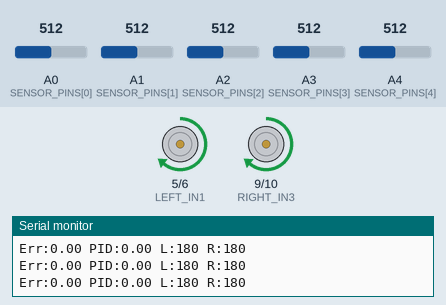
This sketch was run on a simulated Arduino Nano, built with avr-gcc and run on an emulated ATmega328P. On the bench: motor-driver pin pairs drawn as motors (green arrow = first pin HIGH = forward, orange = second pin HIGH = backward, longer = more drive, scaled by the enable pin), the last lines printed to the serial monitor. The inputs (shaded band) are chosen by the test bench; at power-on: A0 (SENSOR_PINS[0]) = 512, A1 (SENSOR_PINS[1]) = 512, A2 (SENSOR_PINS[2]) = 512, A3 (SENSOR_PINS[3]) = 512, A4 (SENSOR_PINS[4]) = 512.

Above: at 5.2 s.
5.3 s: A0 (SENSOR_PINS[0]) set to 529
At 5.9 s:
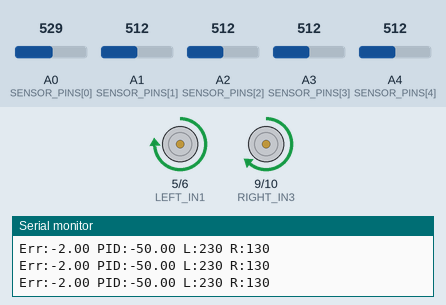
6.8 s: A1 (SENSOR_PINS[1]) set to 716
At 8.0 s:
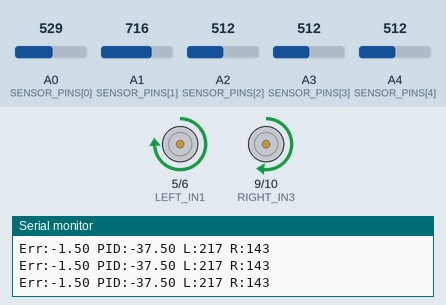
8.3 s: A2 (SENSOR_PINS[2]) set to 716
At 9.3 s:
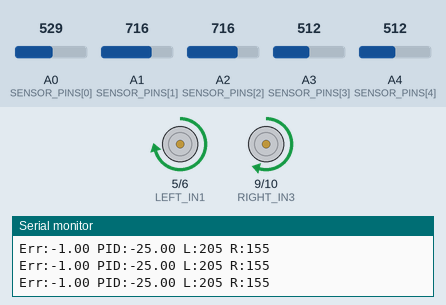
11.3 s: A3 (SENSOR_PINS[3]) set to 526
At 11.6 s:
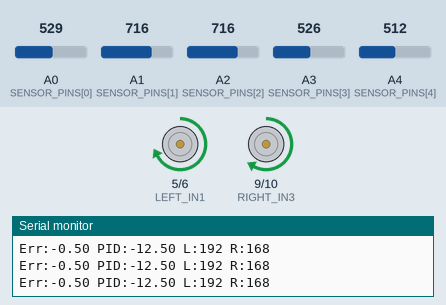
14.3 s: A3 (SENSOR_PINS[3]) set to 306
15.8 s: A4 (SENSOR_PINS[4]) set to 522
At 16.2 s:
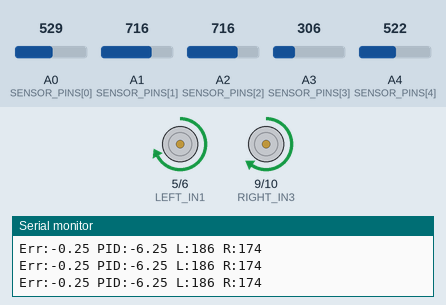
Timing chart, 0 to 18.3 s (numbered marks = the images above; inputs shaded):
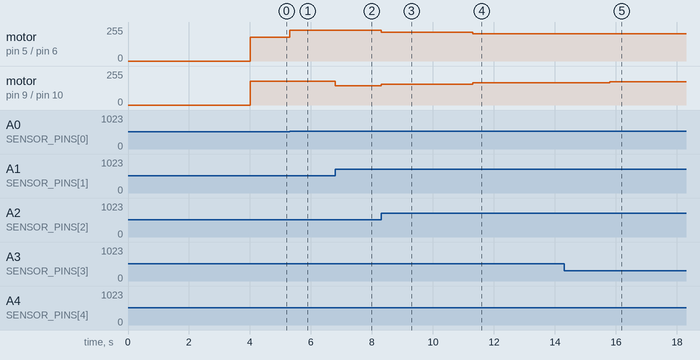

Measured:
- the behaviour switches between 512 and 513 on A0 (SENSOR_PINS[0]) (found by bisection; images 0 and 1)
- after the input at 5.3 s, motor on pin 5 (LEFT_IN1) / pin 6 (LEFT_IN2): forward 180/255 → forward 230/255 at once
- after the input at 6.8 s, motor on pin 9 (RIGHT_IN3) / pin 10 (RIGHT_IN4): forward 180/255 → forward 143/255 at once
- after the input at 8.3 s, motor on pin 5 (LEFT_IN1) / pin 6 (LEFT_IN2): forward 230/255 → forward 217/255 at once; motor on pin 9 (RIGHT_IN3) / pin 10 (RIGHT_IN4): forward 143/255 → forward 155/255 at once
- after the input at 11.3 s, motor on pin 5 (LEFT_IN1) / pin 6 (LEFT_IN2): forward 217/255 → forward 205/255 at once; motor on pin 9 (RIGHT_IN3) / pin 10 (RIGHT_IN4): forward 155/255 → forward 168/255 at once
- after the input at 15.8 s, motor on pin 9 (RIGHT_IN3) / pin 10 (RIGHT_IN4): forward 168/255 → forward 174/255 at once

The sketch:

line_follower_PID.ino
```cpp
/*
 * ============================================================
 *  LINE FOLLOWER — PID CONTROLLER
 *  Hardware: Arduino Nano + TCRT5000 x5 + L298N + 2x DC Motor
 *  Power:    3.7V Li-Ion (salvaged phone battery)
 *  Author:   Cosmin Leonardo Cozaciuc
 *  Version:  1.0 — reconstructed & documented 2025
 * ============================================================
 *
 *  SENSOR ARRAY LAYOUT (front of robot):
 *
 *   [S0] [S1] [S2] [S3] [S4]
 *    |    |    |    |    |
 *   far  mid  CTR  mid  far
 *  left left       right right
 *
 *  WIRING SUMMARY:
 *   TCRT5000 array  → Arduino Nano A0–A4
 *   L298N IN1       → D5  (Left motor direction A)
 *   L298N IN2       → D6  (Left motor direction B)
 *   L298N IN3       → D9  (Right motor direction A)
 *   L298N IN4       → D10 (Right motor direction B)
 *   L298N ENA (PWM) → D3  (Left motor speed)
 *   L298N ENB (PWM) → D11 (Right motor speed)
 *   L298N 5V out    → Arduino Nano 5V pin
 *   Battery 3.7V    → L298N 12V pin
 * ============================================================
 */

// ── PIN DEFINITIONS ─────────────────────────────────────────

const int SENSOR_PINS[5] = {A0, A1, A2, A3, A4};

const int LEFT_IN1  = 5;
const int LEFT_IN2  = 6;
const int LEFT_PWM  = 3;

const int RIGHT_IN3 = 9;
const int RIGHT_IN4 = 10;
const int RIGHT_PWM = 11;

// ── PID TUNING CONSTANTS ─────────────────────────────────────
/*
 *  Tuning procedure:
 *   1. Start with Ki=0, Kd=0, increase Kp until robot follows line
 *   2. Increase Kd until oscillation stops
 *   3. Add small Ki only if robot drifts on straight sections
 */
float Kp = 25.0;
float Ki = 0.0;
float Kd = 15.0;

// ── BASE SPEED ───────────────────────────────────────────────
const int BASE_SPEED = 180;
const int MAX_SPEED  = 255;
const int MIN_SPEED  = 0;

// ── SENSOR CALIBRATION ───────────────────────────────────────
int sensorMin[5] = {1023, 1023, 1023, 1023, 1023};
int sensorMax[5] = {0,    0,    0,    0,    0   };

// ── PID STATE VARIABLES ──────────────────────────────────────
float lastError    = 0;
float integralSum  = 0;
unsigned long lastTime = 0;

// ── SENSOR WEIGHTS ───────────────────────────────────────────
/*
 *  S0=-2, S1=-1, S2=0, S3=+1, S4=+2
 *  Center sensor (S2) = 0 (no error)
 *  Left sensors  = negative error (robot drifted right)
 *  Right sensors = positive error (robot drifted left)
 */
const float SENSOR_WEIGHTS[5] = {-2.0, -1.0, 0.0, 1.0, 2.0};

// ════════════════════════════════════════════════════════════
void setup() {
  Serial.begin(9600);

  pinMode(LEFT_IN1,  OUTPUT);
  pinMode(LEFT_IN2,  OUTPUT);
  pinMode(LEFT_PWM,  OUTPUT);
  pinMode(RIGHT_IN3, OUTPUT);
  pinMode(RIGHT_IN4, OUTPUT);
  pinMode(RIGHT_PWM, OUTPUT);

  stopMotors();

  Serial.println("=== LINE FOLLOWER BOOT ===");
  Serial.println("Calibrating — move robot over line...");

  // ── CALIBRATION PHASE (3 seconds) ───────────────────────
  unsigned long calStart = millis();
  while (millis() - calStart < 3000) {
    for (int i = 0; i < 5; i++) {
      int val = analogRead(SENSOR_PINS[i]);
      if (val < sensorMin[i]) sensorMin[i] = val;
      if (val > sensorMax[i]) sensorMax[i] = val;
    }
  }

  Serial.println("Calibration done. Starting in 1s...");
  delay(1000);
  lastTime = millis();
}

// ════════════════════════════════════════════════════════════
void loop() {
  // ── 1. READ & NORMALIZE SENSORS ─────────────────────────
  float normalized[5];
  for (int i = 0; i < 5; i++) {
    int raw = analogRead(SENSOR_PINS[i]);
    normalized[i] = (float)(raw - sensorMin[i]) /
                    (float)(sensorMax[i] - sensorMin[i] + 1);
    normalized[i] = constrain(normalized[i], 0.0, 1.0);
  }

  // ── 2. COMPUTE WEIGHTED POSITION ERROR ──────────────────
  float weightedSum = 0;
  float totalWeight = 0;
  for (int i = 0; i < 5; i++) {
    weightedSum += SENSOR_WEIGHTS[i] * normalized[i];
    totalWeight += normalized[i];
  }

  float error = 0;
  if (totalWeight > 0.1) {
    error = weightedSum / totalWeight;
  } else {
    // Line lost — use last known error direction
    error = lastError * 1.5;
  }

  // ── 3. PID CALCULATION ──────────────────────────────────
  unsigned long now = millis();
  float dt = (now - lastTime) / 1000.0;
  lastTime = now;

  if (dt <= 0) dt = 0.01;

  float derivative = (error - lastError) / dt;

  // Integral with anti-windup clamp
  integralSum += error * dt;
  integralSum = constrain(integralSum, -50.0, 50.0);

  float pidOutput = (Kp * error) +
                    (Ki * integralSum) +
                    (Kd * derivative);

  lastError = error;

  // ── 4. APPLY PID TO MOTOR SPEEDS ────────────────────────
  /*
   *  Positive PID output → turn right
   *    → increase right motor, decrease left motor
   *  Negative PID output → turn left
   *    → increase left motor, decrease right motor
   */
  int leftSpeed  = BASE_SPEED - (int)pidOutput;
  int rightSpeed = BASE_SPEED + (int)pidOutput;

  leftSpeed  = constrain(leftSpeed,  MIN_SPEED, MAX_SPEED);
  rightSpeed = constrain(rightSpeed, MIN_SPEED, MAX_SPEED);

  driveMotors(leftSpeed, rightSpeed);

  // ── 5. DEBUG OUTPUT (disable for competition) ───────────
  if (millis() % 100 < 10) {
    Serial.print("Err:"); Serial.print(error, 2);
    Serial.print(" PID:"); Serial.print(pidOutput, 2);
    Serial.print(" L:"); Serial.print(leftSpeed);
    Serial.print(" R:"); Serial.println(rightSpeed);
  }
}

// ════════════════════════════════════════════════════════════
void driveMotors(int leftSpeed, int rightSpeed) {
  digitalWrite(LEFT_IN1, HIGH);
  digitalWrite(LEFT_IN2, LOW);
  analogWrite(LEFT_PWM, leftSpeed);

  digitalWrite(RIGHT_IN3, HIGH);
  digitalWrite(RIGHT_IN4, LOW);
  analogWrite(RIGHT_PWM, rightSpeed);
}

void stopMotors() {
  digitalWrite(LEFT_IN1,  LOW);
  digitalWrite(LEFT_IN2,  LOW);
  analogWrite(LEFT_PWM,   0);
  digitalWrite(RIGHT_IN3, LOW);
  digitalWrite(RIGHT_IN4, LOW);
  analogWrite(RIGHT_PWM,  0);
}
```
